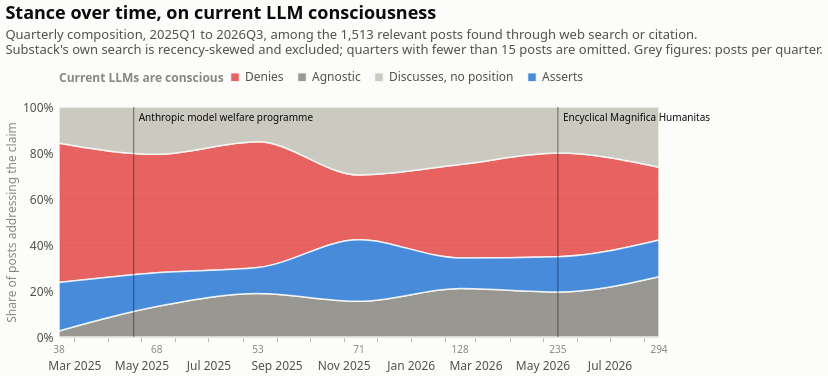

The specification (Vega-Lite) saved for this image:
### Vega-Lite specification from a JSON file in a GitHub repository (floating-point values rounded to 4 significant figures)
{"$schema": "https://vega.github.io/schema/vega-lite/v6.4.1.json", "config": {"axis": {"domainColor": "#c3c2b7", "gridColor": "#e1e0d9", "gridWidth": 1, "labelColor": "#52514e", "labelFont": "system-ui, -apple-system, 'Segoe UI', sans-serif", "labelFontSize": 12, "labelPadding": 6, "tickColor": "#c3c2b7", "titleColor": "#898781", "titleFont": "system-ui, -apple-system, 'Segoe UI', sans-serif", "titleFontSize": 12, "titleFontWeight": 400}, "axisX": {"grid": false}, "axisY": {"domain": false, "ticks": false}, "background": "#fcfcfb", "bar": {"cornerRadiusEnd": 4}, "font": "system-ui, -apple-system, 'Segoe UI', sans-serif", "header": {"labelColor": "#0b0b0b", "labelFont": "system-ui, -apple-system, 'Segoe UI', sans-serif", "labelFontSize": 13, "labelFontWeight": 600, "titleColor": "#898781", "titleFont": "system-ui, -apple-system, 'Segoe UI', sans-serif"}, "legend": {"direction": "horizontal", "labelColor": "#52514e", "labelFont": "system-ui, -apple-system, 'Segoe UI', sans-serif", "labelFontSize": 12, "orient": "top", "symbolSize": 80, "symbolType": "square", "titleColor": "#898781", "titleFont": "system-ui, -apple-system, 'Segoe UI', sans-serif", "titleFontSize": 12, "titleOrient": "left"}, "line": {"strokeCap": "round", "strokeJoin": "round", "strokeWidth": 2}, "point": {"filled": true, "size": 64}, "range": {"category": ["#2a78d6", "#eb6834", "#1baf7a", "#eda100", "#e87ba4", "#008300", "#4a3aa7", "#e34948"]}, "text": {"color": "#52514e", "font": "system-ui, -apple-system, 'Segoe UI', sans-serif", "fontSize": 12}, "title": {"anchor": "start", "color": "#0b0b0b", "font": "system-ui, -apple-system, 'Segoe UI', sans-serif", "fontSize": 18, "fontWeight": 600, "offset": 14, "subtitleColor": "#52514e", "subtitleFontSize": 13, "subtitlePadding": 6}, "view": {"stroke": null}}, "datasets": {"data-3c0d2f760122048b67608267f7572481": [{"count": 23, "date": "2025-02-15T00:00:00", "n": 38, "option": "denies", "quarter": "2025Q1", "share": 0.6053}, {"count": 1, "date": "2025-02-15T00:00:00", "n": 38, "option": "agnostic", "quarter": "2025Q1", "share": 0.02632}, {"count": 6, "date": "2025-02-15T00:00:00", "n": 38, "option": "discusses", "quarter": "2025Q1", "share": 0.1579}, {"count": 8, "date": "2025-02-15T00:00:00", "n": 38, "option": "asserts", "quarter": "2025Q1", "share": 0.2105}, {"count": 35, "date": "2025-05-15T00:00:00", "n": 68, "option": "denies", "quarter": "2025Q2", "share": 0.5147}, {"count": 9, "date": "2025-05-15T00:00:00", "n": 68, "option": "agnostic", "quarter": "2025Q2", "share": 0.1324}, {"count": 14, "date": "2025-05-15T00:00:00", "n": 68, "option": "discusses", "quarter": "2025Q2", "share": 0.2059}, {"count": 10, "date": "2025-05-15T00:00:00", "n": 68, "option": "asserts", "quarter": "2025Q2", "share": 0.1471}, {"count": 29, "date": "2025-08-15T00:00:00", "n": 53, "option": "denies", "quarter": "2025Q3", "share": 0.5472}, {"count": 10, "date": "2025-08-15T00:00:00", "n": 53, "option": "agnostic", "quarter": "2025Q3", "share": 0.1887}, {"count": 8, "date": "2025-08-15T00:00:00", "n": 53, "option": "discusses", "quarter": "2025Q3", "share": 0.1509}, {"count": 6, "date": "2025-08-15T00:00:00", "n": 53, "option": "asserts", "quarter": "2025Q3", "share": 0.1132}, {"count": 20, "date": "2025-11-15T00:00:00", "n": 71, "option": "denies", "quarter": "2025Q4", "share": 0.2817}, {"count": 11, "date": "2025-11-15T00:00:00", "n": 71, "option": "agnostic", "quarter": "2025Q4", "share": 0.1549}, {"count": 21, "date": "2025-11-15T00:00:00", "n": 71, "option": "discusses", "quarter": "2025Q4", "share": 0.2958}, {"count": 19, "date": "2025-11-15T00:00:00", "n": 71, "option": "asserts", "quarter": "2025Q4", "share": 0.2676}, {"count": 52, "date": "2026-02-15T00:00:00", "n": 128, "option": "denies", "quarter": "2026Q1", "share": 0.4062}, {"count": 27, "date": "2026-02-15T00:00:00", "n": 128, "option": "agnostic", "quarter": "2026Q1", "share": 0.2109}, {"count": 32, "date": "2026-02-15T00:00:00", "n": 128, "option": "discusses", "quarter": "2026Q1", "share": 0.25}, {"count": 17, "date": "2026-02-15T00:00:00", "n": 128, "option": "asserts", "quarter": "2026Q1", "share": 0.1328}, {"count": 106, "date": "2026-05-15T00:00:00", "n": 235, "option": "denies", "quarter": "2026Q2", "share": 0.4511}, {"count": 46, "date": "2026-05-15T00:00:00", "n": 235, "option": "agnostic", "quarter": "2026Q2", "share": 0.1957}, {"count": 47, "date": "2026-05-15T00:00:00", "n": 235, "option": "discusses", "quarter": "2026Q2", "share": 0.2}, {"count": 36, "date": "2026-05-15T00:00:00", "n": 235, "option": "asserts", "quarter": "2026Q2", "share": 0.1532}, {"count": 93, "date": "2026-08-15T00:00:00", "n": 294, "option": "denies", "quarter": "2026Q3", "share": 0.3163}, {"count": 77, "date": "2026-08-15T00:00:00", "n": 294, "option": "agnostic", "quarter": "2026Q3", "share": 0.2619}, {"count": 77, "date": "2026-08-15T00:00:00", "n": 294, "option": "discusses", "quarter": "2026Q3", "share": 0.2619}, {"count": 47, "date": "2026-08-15T00:00:00", "n": 294, "option": "asserts", "quarter": "2026Q3", "share": 0.1599}], "data-977fb137ea5faadf3684974e18ab895c": [{"date": "2025-02-15T00:00:00", "n": 38, "quarter": "2025Q1"}, {"date": "2025-05-15T00:00:00", "n": 68, "quarter": "2025Q2"}, {"date": "2025-08-15T00:00:00", "n": 53, "quarter": "2025Q3"}, {"date": "2025-11-15T00:00:00", "n": 71, "quarter": "2025Q4"}, {"date": "2026-02-15T00:00:00", "n": 128, "quarter": "2026Q1"}, {"date": "2026-05-15T00:00:00", "n": 235, "quarter": "2026Q2"}, {"date": "2026-08-15T00:00:00", "n": 294, "quarter": "2026Q3"}], "data-e22bbad7a932882ae0e619cc5a430fc6": [{"date": "2025-04-24T00:00:00", "note": "Anthropic announces a research programme on model welfare", "short": "Anthropic model welfare programme"}, {"date": "2026-05-15T00:00:00", "note": "Pope Leo XIV's encyclical on AI and human dignity", "short": "Encyclical Magnifica Humanitas"}]}, "height": 230, "layer": [{"data": {"name": "data-3c0d2f760122048b67608267f7572481"}, "encoding": {"color": {"field": "option", "legend": {"labelExpr": "{\"denies\": \"Denies\", \"agnostic\": \"Agnostic\", \"discusses\": \"Discusses, no position\", \"asserts\": \"Asserts\"}[datum.label]", "title": "Current LLMs are conscious"}, "scale": {"domain": ["denies", "agnostic", "discusses", "asserts"], "range": ["#e34948", "#898781", "#c3c2b7", "#2a78d6"]}, "sort": ["denies", "agnostic", "discusses", "asserts"], "type": "nominal"}, "order": {"field": "option", "sort": "ascending", "type": "nominal"}, "tooltip": [{"field": "quarter", "title": "Quarter", "type": "nominal"}, {"field": "option", "title": "Position", "type": "nominal"}, {"field": "count", "title": "Posts", "type": "quantitative"}, {"field": "share", "format": ".0%", "title": "Share", "type": "quantitative"}, {"field": "n", "title": "Posts addressing", "type": "quantitative"}], "x": {"axis": {"format": "%b %Y", "grid": false, "labelAngle": 0, "labelPadding": 18}, "field": "date", "title": null, "type": "temporal"}, "y": {"axis": {"format": "%", "grid": true}, "field": "share", "stack": "normalize", "title": "Share of posts addressing the claim", "type": "quantitative"}}, "mark": {"interpolate": "monotone", "opacity": 0.85, "stroke": "#fcfcfb", "strokeWidth": 1.5, "type": "area"}}, {"data": {"name": "data-e22bbad7a932882ae0e619cc5a430fc6"}, "encoding": {"x": {"field": "date", "type": "temporal"}}, "mark": {"color": "#0b0b0b", "opacity": 0.5, "strokeWidth": 1, "type": "rule"}}, {"data": {"name": "data-e22bbad7a932882ae0e619cc5a430fc6"}, "encoding": {"text": {"field": "short", "type": "nominal"}, "x": {"field": "date", "type": "temporal"}, "y": {"value": 6}}, "mark": {"align": "left", "baseline": "top", "color": "#0b0b0b", "dx": 5, "fontSize": 10, "type": "text"}}, {"data": {"name": "data-977fb137ea5faadf3684974e18ab895c"}, "encoding": {"text": {"field": "n", "format": ",d", "type": "quantitative"}, "x": {"field": "date", "type": "temporal"}, "y": {"value": 238}}, "mark": {"baseline": "top", "color": "#898781", "fontSize": 10, "type": "text"}}], "title": {"subtitle": ["Quarterly composition, 2025Q1 to 2026Q3, among the 1,513 relevant posts found through web search or citation.", "Substack's own search is recency-skewed and excluded; quarters with fewer than 15 posts are omitted. Grey figures: posts per quarter."], "text": "Stance over time, on current LLM consciousness"}, "width": 600}
